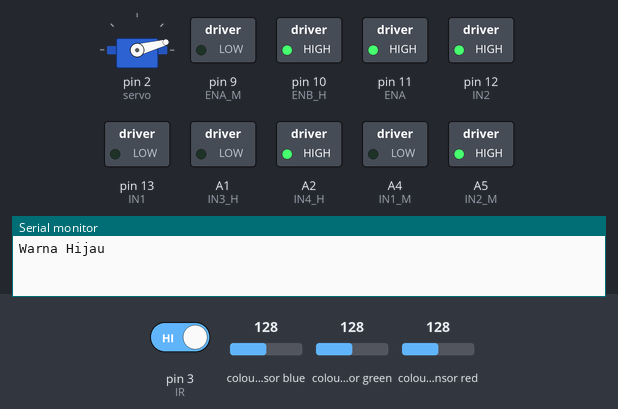
Bench run of a sketch on a simulated Arduino Uno, built with avr-gcc and run on an emulated ATmega328P. On the bench: servo, switched loads named in the sketch (green lamp = pin HIGH), the last lines printed to the serial monitor. Wiring (inferred from the names in the program): TCS3200 colour sensor: output pin 8; S2 pin 6; S3 pin 7; S0 pin 4; S1 pin 5. The inputs (shaded band) are chosen by the test bench; at power-on: pin 3 (IR) HIGH, colour sensor green 128, colour sensor blue 128, colour sensor red 128. Pins used as bus, display or sensor lines are not drawn.

Above: at 1.2 s.
1.3 s: pin 3 (IR) driven LOW
At 11.6 s:
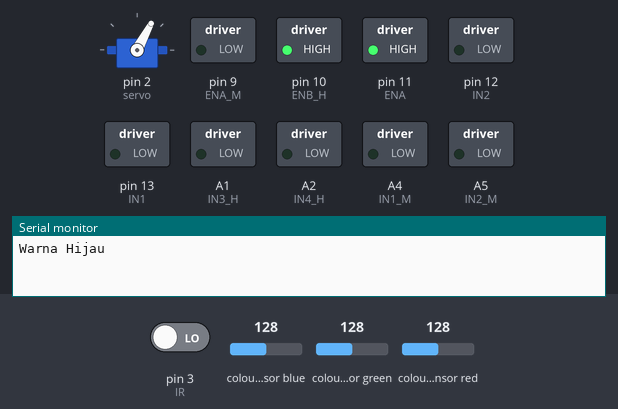
At 13.9 s:
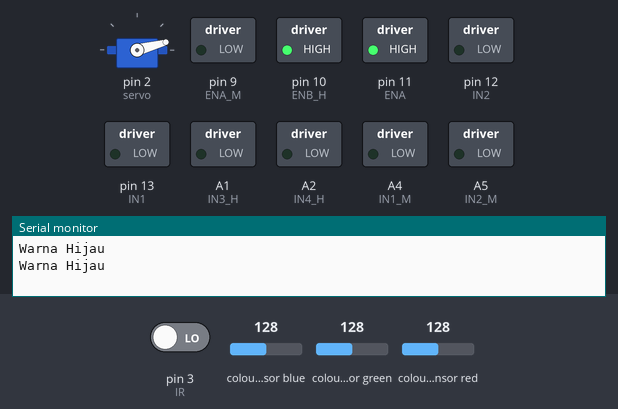
14.5 s: colour sensor green set to 43
27.2 s: colour sensor green set to 38
At 40.0 s:
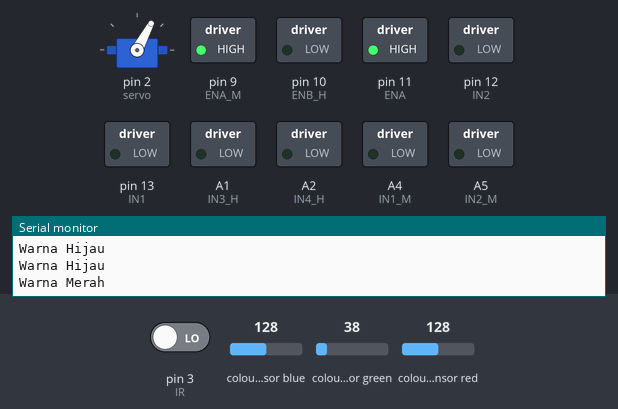
Timing chart, 0 to 41.5 s (numbered marks = the images above; inputs shaded):
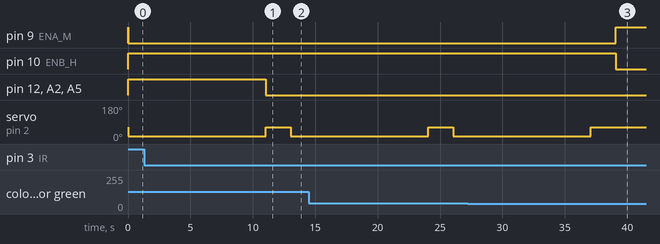

The sketch:

ROAD_TO_FINAL_ARDUINO_CONVEYOR.ino
```cpp
#include <Wire.h>
#include <Servo.h>
Servo servo;

#define S0 4
#define S1 5
#define S2 6
#define S3 7
#define sensorOut 8
#define IN1 13 // deklarasi pin IN3 5
#define IN2 12 // deklarasi pin IN4 4
#define ENA 11 // deklarasi pin ENB 3
#define IN1_M A4 // deklarasi pin IN1 Pemotong Cabai Merah
#define IN2_M A5 // deklarasi pin IN2 Pemotong Cabai Merah
#define ENA_M 9 // deklarasi pin ENA Pemotong Cabai Merah
#define IN3_H A1 // deklarasi pin IN1 Pemotong Cabai Merah
#define IN4_H A2 // deklarasi pin IN2 Pemotong Cabai Merah
#define ENB_H 10 // deklarasi pin ENA Pemotong Cabai Merah
#define IR 3

int redFrequency = 0;
int greenFrequency = 0;
int blueFrequency = 0;

int redColor = 0;
int greenColor = 0;
int blueColor = 0;

void setup()
{
  servo.attach(2); //D2
  servo.write(62);
  Serial.begin(9600);
  pinMode(IN1, OUTPUT);
pinMode(IN2, OUTPUT);
pinMode(ENA, OUTPUT);
pinMode(IN1_M, OUTPUT);
pinMode(IN2_M, OUTPUT);
pinMode(ENA_M, OUTPUT);
pinMode(IN3_H, OUTPUT);
pinMode(IN4_H, OUTPUT);
pinMode(ENB_H, OUTPUT);
 pinMode(IR, INPUT);
  // Setting output
  pinMode(S0, OUTPUT);
  pinMode(S1, OUTPUT);
  pinMode(S2, OUTPUT);
  pinMode(S3, OUTPUT);

  // Setting sensorout
  pinMode(sensorOut, INPUT);

  // Setting Frekuensi
  digitalWrite(S0,HIGH);
  digitalWrite(S1,LOW);
  digitalWrite (ENA,HIGH);
  digitalWrite (ENA_M,HIGH);
  digitalWrite (ENB_H,HIGH);
  // Begins serial LCD
  Serial.begin(9600);
}

void loop() {
if(digitalRead (IR)== LOW) STOP();
if(digitalRead (IR)== HIGH) START();

  // Setting RED Color
  digitalWrite(S2,LOW);
  digitalWrite(S3,LOW);

  redFrequency = pulseIn(sensorOut, LOW);
  redColor = map(redFrequency, 68, 114, 255,0);
  delay(10);

  // Setting GREEN Color
  digitalWrite(S2,HIGH);
  digitalWrite(S3,HIGH);

  greenFrequency = pulseIn(sensorOut, LOW);
  greenColor = map(greenFrequency, 118, 157, 255, 0);
  delay(10);


  if(redColor > greenColor && redColor > blueColor){
      Serial.println("Warna Merah");
      digitalWrite (ENB_H,LOW);
      digitalWrite (ENA_M,HIGH);
      delay(11000);
      servo.write(62); //prosedur penulisan data PWM ke motor servo
  }

  if(greenColor > redColor && greenColor > blueColor){
    Serial.println("Warna Hijau");
    servo.write(15);
    digitalWrite (ENA_M,LOW);
    digitalWrite (ENB_H,HIGH);
    delay(11000);
    servo.write(62); //prosedur penulisan data PWM ke motor servo
  }
}
void STOP(){
digitalWrite(IN1, LOW);
digitalWrite(IN2, LOW);
digitalWrite(IN1_M, LOW);
digitalWrite(IN2_M, LOW);
digitalWrite(IN3_H, LOW);
digitalWrite(IN4_H, LOW);
delay (2000);
}

void START(){
digitalWrite(IN1, LOW);
digitalWrite(IN2, HIGH);
digitalWrite(IN1_M, LOW);
digitalWrite(IN2_M, HIGH);
digitalWrite(IN3_H, LOW);
digitalWrite(IN4_H, HIGH);
}
```

Measured:
- the behaviour switches between 41 and 40 on colour sensor green (found by bisection; images 2 and 3)
- after the input at 1.3 s, pin 12 (IN2), A2 (IN4_H), A5 (IN2_M): HIGH → LOW after 9.7 s
- after the input at 27.2 s, pin 9 (ENA_M): LOW → HIGH after 11.9 s; pin 10 (ENB_H): HIGH → LOW after 11.9 s; servo on pin 2 (servo): goes on until 37.1 s, then stays 62°
